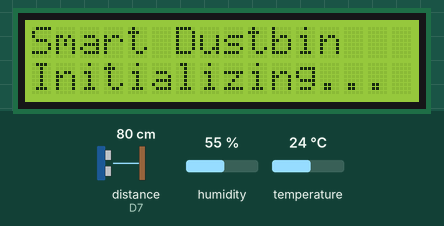
Simulated run of this sketch. Board: ESP8266 (NodeMCU). Parts: 16×2 character LCD. Wiring (inferred from the names in the program): ultrasonic range finder: trigger D6; echo D7. The inputs (shaded band) are chosen by the test bench; at power-on: distance to the obstacle (sensor on D7) 80 cm, humidity 55 %, temperature 24 °C. The echo pulse lasts 58.3 µs per cm; WiFi joins after 1.5 s; servers stay silent unless stated; what the sketch prints to the serial monitor is not drawn.

Above: at 3.1 s.
At 9.9 s:
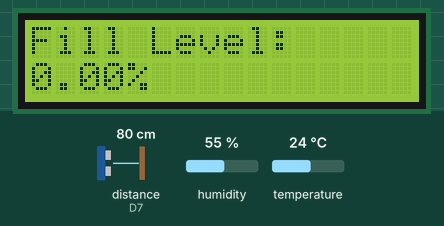
10.0 s: distance to the obstacle (sensor on D7) set to 2 cm
At 16.0 s:
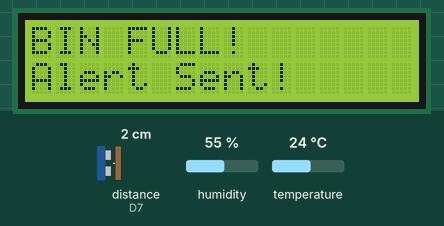
At 20.0 s:
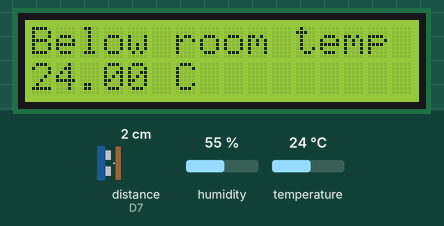
Timing chart, 0 to 21.5 s (numbered marks = the images above; inputs shaded):
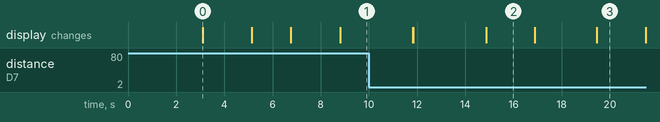

The sketch:

DHT11-LCD-ultrasonic-LDR.ino
```cpp
#include <ESP8266WiFi.h>
#include <WiFiClient.h>
#include "ThingSpeak.h"
#include "DHT.h"
#include <Wire.h>
#include <LiquidCrystal_I2C.h>

int lcdColumns = 16;
int lcdRows = 2;

const char* ssid = "iman";
const char* passphrase = "iman@12345";

WiFiClient client;
LiquidCrystal_I2C lcd(0x27, lcdColumns, lcdRows);

unsigned long myChannelno = 2904419;
const char* myWriteAPIkey = "5BRL63QZR7CJ8P3W";

const int trigPin = D6;
const int echoPin = D7;

#define SOUND_SPEED 0.034
#define DHTPIN D3        // ✅ D3 not D5!
#define DHTTYPE DHT11
#define LDR_PIN A0

DHT dht(DHTPIN, DHTTYPE);

long duration;
float current_distance = 0.0;
float fill_percentage = 0.0;
float empty_distance = 25.6;
float full_distance = 0.5;
unsigned long lastTime = 0;
unsigned long timerDelay = 15000;
float t = 0.0;
float h = 0.0;
float f = 0.0;
int ldrvalue;

void setup()
{
  Serial.begin(115200);

  // DHT first — before everything!
  dht.begin();
  delay(3000);  // stabilize!

  lcd.init();
  lcd.backlight();

  // Welcome message!
  lcd.setCursor(0, 0);
  lcd.print("Smart Dustbin   ");
  lcd.setCursor(0, 1);
  lcd.print("Initializing... ");
  delay(2000);
  lcd.clear();
  lcd.setCursor(0, 0);

  WiFi.mode(WIFI_STA);
  WiFi.begin(ssid, passphrase);
  Serial.println("Connecting to WiFi");

  lcd.print("Connecting WiFi ");
  lcd.setCursor(0, 1);
  lcd.print("Please wait...  ");

  while(WiFi.status() != WL_CONNECTED)
  {
    Serial.print(".");
    delay(200);
  }

  Serial.println("Connected!");
  Serial.println(WiFi.localIP());

  lcd.clear();
  lcd.setCursor(0, 0);
  lcd.print("WiFi Connected! ");
  lcd.setCursor(0, 1);
  lcd.print("                ");
  delay(2000);
  lcd.clear();
  lcd.setCursor(0, 0);

  Wire.begin();
  ThingSpeak.begin(client);
  pinMode(trigPin, OUTPUT);
  pinMode(echoPin, INPUT);
  pinMode(LDR_PIN,A0);
}

void loop()
{
  // STEP 1: READ ULTRASONIC DISTANCE
  digitalWrite(trigPin, LOW);
  delayMicroseconds(2);
  digitalWrite(trigPin, HIGH);
  delayMicroseconds(10);
  digitalWrite(trigPin, LOW);
  duration = pulseIn(echoPin, HIGH);
  current_distance = ((duration * SOUND_SPEED) / 2);

  // Calculate fill% AFTER measuring distance!
  fill_percentage = ((empty_distance - current_distance)
                   / (empty_distance - full_distance)) * 100;
  if(fill_percentage < 0) fill_percentage = 0;
  if(fill_percentage > 100) fill_percentage = 100;

  Serial.print("Distance: ");
  Serial.println(current_distance);
  Serial.print("Fill %: ");
  Serial.println(fill_percentage);

  // Show fill level on LCD
  lcd.setCursor(0, 0);
  lcd.print("Fill Level:     ");
  lcd.setCursor(0, 1);
  lcd.print(fill_percentage);
  lcd.print("%             ");
  delay(3000);
  lcd.clear();
  lcd.setCursor(0, 0);

  // Bin full alert!
  if(fill_percentage >= 80)
  {
    Serial.println("BIN FULL!");
    lcd.print("BIN FULL!       ");
    lcd.setCursor(0, 1);
    lcd.print("Alert Sent!     ");
    delay(2000);
    lcd.clear();
    lcd.setCursor(0, 0);
  }

  // STEP 2: READ DHT11
  if((millis() - lastTime) > timerDelay)
  {
    // Power stabilization!
    digitalWrite(trigPin, LOW);
    delay(500);

    // First reading — throw away!
    dht.readHumidity();
    dht.readTemperature();
    delay(2000);  // wait between readings!

    // Second reading — use this!
    h = dht.readHumidity();
    t = dht.readTemperature();
    f = dht.readTemperature(true);

    Serial.print("Raw h = ");
    Serial.println(h);
    Serial.print("Raw t = ");
    Serial.println(t);

    if(isnan(h) || isnan(t) || isnan(f))
    {
      Serial.println(F("Failed to read from DHT!"));
      // no return — no upload of bad data!
    }
    else
    {
      // TEMPERATURE ALERTS
      if(t > 50.0)
      {
        Serial.println("FIRE ALERT!");
        lcd.print("FIRE ALERT!     ");
        lcd.setCursor(0, 1);
        lcd.print(t);
        lcd.print(" C          ");
        delay(3000);
        lcd.clear();
        lcd.setCursor(0, 0);
      }
      else if(t > 30.0)
      {
        Serial.println("Above room temp");
        Serial.println(t);
        lcd.print("Above room temp ");
        lcd.setCursor(0, 1);
        lcd.print(t);
        lcd.print(" C          ");
        delay(2000);
        lcd.clear();
        lcd.setCursor(0, 0);
      }
      else
      {
        Serial.println("Below room temp");
        Serial.println(t);
        lcd.print("Below room temp ");
        lcd.setCursor(0, 1);
        lcd.print(t);
        lcd.print(" C          ");
        delay(2000);
        lcd.clear();
        lcd.setCursor(0, 0);
      }

      // HUMIDITY DISPLAY
      Serial.print("Humidity: ");
      Serial.println(h);
      lcd.print("Humidity:       ");
      lcd.setCursor(0, 1);
      lcd.print(h);
      lcd.print("%             ");
      delay(2000);
      lcd.clear();
      lcd.setCursor(0, 0);

      // HUMIDITY ALERT
      if(h > 70)
      {
        Serial.println("HIGH HUMIDITY - Alert Municipality!");
        lcd.print("High Humidity!  ");
        lcd.setCursor(0, 1);
        lcd.print("Call Municipal! ");
        delay(3000);
        lcd.clear();
        lcd.setCursor(0, 0);
      }

      ldrvalue = analogRead(LDR_PIN);
      Serial.print("LDR value");
      Serial.println(ldrvalue);
      if(ldrvalue > 150)
      {
        Serial.println("lid is open!");
      }
      else
      {
        Serial.println("lid is closed");
      }
      delay(1000);

      // SEND TO THINGSPEAK
      ThingSpeak.setField(2, fill_percentage);
      ThingSpeak.setField(6, h);
      ThingSpeak.setField(7, t);
      ThingSpeak.setField(8,ldrvalue);
      ThingSpeak.writeFields(myChannelno, myWriteAPIkey);
      Serial.println("ThingSpeak updated!");
      delay(15000);

    } // else closes

    lastTime = millis(); // reset timer!

  } // if(millis()) closes

} 
```

Measured:
- what the display in image 0 shows lasts 2.0 s, from 3.1 s to 5.1 s
